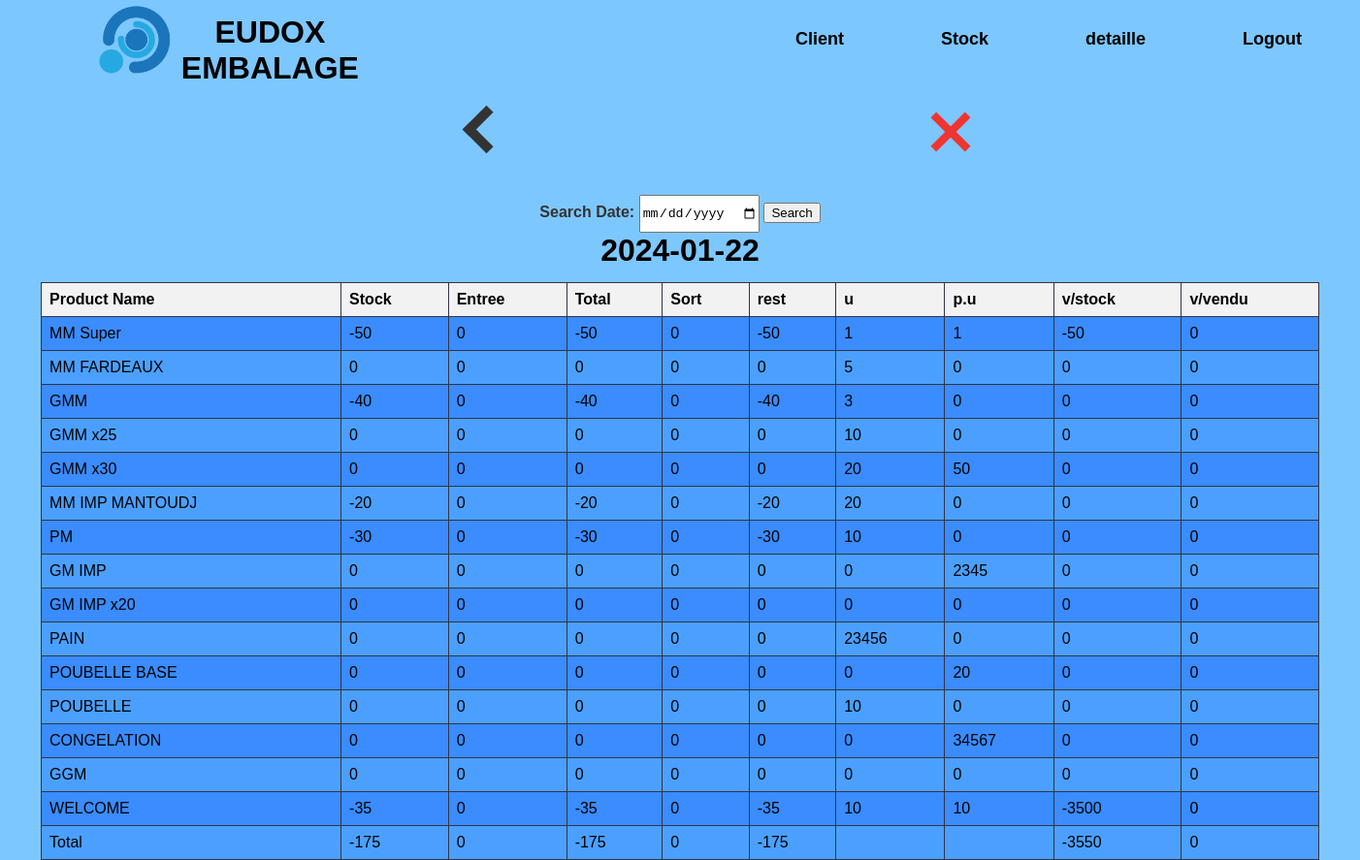
Screenshot of /stock/view with the database file from the repository.
### tables this page shows
CREATE TABLE stv (
        id INTEGER PRIMARY KEY AUTOINCREMENT,
        date TEXT NOT NULL,
        MM_super_st INTEGER NOT NULL,
        MM_super_e INTEGER NOT NULL,
        MM_super_so INTEGER NOT NULL,
        MM_Fardeaux_st INTEGER NOT NULL,
        MM_Fardeaux_e INTEGER NOT NULL,
        MM_Fardeaux_so INTEGER NOT NULL,
        GMM_st INTEGER NOT NULL,
        GMM_e INTEGER NOT NULL,
        GMM_so INTEGER NOT NULL,
        GMM_x25_st INTEGER NOT NULL,
        GMM_x25_e INTEGER NOT NULL,
        GMM_x25_so INTEGER NOT NULL,
        GMM_x30_st INTEGER NOT NULL,
        GMM_x30_e INTEGER NOT NULL,
        GMM_x30_so INTEGER NOT NULL,
        MM_IMP_MANTOUDJ_st INTEGER NOT NULL,
        MM_IMP_MANTOUDJ_e INTEGER NOT NULL,
        MM_IMP_MANTOUDJ_so INTEGER NOT NULL,
        PM_st INTEGER NOT NULL,
        PM_e INTEGER NOT NULL,
        PM_so INTEGER NOT NULL,
        GM_IMP_st INTEGER NOT NULL,
        GM_IMP_e INTEGER NOT NULL,
        GM_IMP_so INTEGER NOT NULL,
        GM_IMP_x20_st INTEGER NOT NULL,
        GM_IMP_x20_e INTEGER NOT NULL,
        GM_IMP_x20_so INTEGER NOT NULL,
        PAIN_st INTEGER NOT NULL,
        PAIN_e INTEGER NOT NULL,
        PAIN_so INTEGER NOT NULL,
        POUBELLE_BASE_st INTEGER NOT NULL,
        POUBELLE_BASE_e INTEGER NOT NULL,
        POUBELLE_BASE_so INTEGER NOT NULL,
        POUBELLE_st INTEGER NOT NULL,
        POUBELLE_e INTEGER NOT NULL,
        POUBELLE_so INTEGER NOT NULL,
        CONGELATION_st INTEGER NOT NULL,
        CONGELATION_e INTEGER NOT NULL,
        CONGELATION_so INTEGER NOT NULL,
        GGM_st INTEGER NOT NULL,
        GGM_e INTEGER NOT NULL,
        GGM_so INTEGER NOT NULL,
        WELCOME_st INTEGER NOT NULL,
        WELCOME_e INTEGER NOT NULL,
        WELCOME_so INTEGER NOT NULL
    );

CREATE TABLE upt (
        id INTEGER PRIMARY KEY AUTOINCREMENT,
        date TEXT NOT NULL,
        num INTEGER NOT NULL,
        u INTEGER NOT NULL,
        up INTEGER NOT NULL
    );

### app.py (the view)
@app.route('/stock/view', methods=['POST', 'GET'])
def view_stock():
    if request.method == 'POST':
        today_date = request.form.get('search_date', datetime.now().strftime("%Y-%m-%d"), None)
        if not today_date:
            today_date = datetime.now().strftime("%Y-%m-%d")
    else:
        today_date = datetime.now().strftime("%Y-%m-%d")
    conn = sqlite3.connect('form_data.db')
    cursor = conn.cursor()
    cursor.execute('SELECT * FROM stv WHERE date = ?', (today_date,))
    stock_data = cursor.fetchone()
    cursor.execute('SELECT u, up FROM upt WHERE date = ?', (today_date,))
    vals = cursor.fetchall()
    conn.close()
    product_names = ["MM Super", "MM FARDEAUX", "GMM", "GMM x25", "GMM x30", "MM IMP MANTOUDJ", "PM", "GM IMP", "GM IMP x20", "PAIN", "POUBELLE BASE", "POUBELLE", "CONGELATION", "GGM", "WELCOME"]
    total_stock = sum(stock_data[i * 3 + 2] for i in range(len(product_names)))
    total_entree = sum(stock_data[i * 3 + 3] for i in range(len(product_names)))
    total_sort = sum(stock_data[i * 3 + 4] for i in range(len(product_names)))
    total_rest = sum(stock_data[i * 3 + 2] + stock_data[i * 3 + 3] - stock_data[i * 3 + 4] for i in range(len(product_names)))
    total_v_stock = sum((stock_data[i * 3 + 2] + stock_data[i * 3 + 3] - stock_data[i * 3 + 4]) * vals[i][0] * vals[i][1] for i in range(len(product_names)))
    total_v_vendu = sum(stock_data[i * 3 + 4] * vals[i][0] * vals[i][1] for i in range(len(product_names)))
    return render_template('s_view.html', stock_data=stock_data, vals=vals, product_names=product_names, td=today_date,
                           total_stock=total_stock, total_entree=total_entree, total_sort=total_sort,
                           total_rest=total_rest, total_v_stock=total_v_stock, total_v_vendu=total_v_vendu)

### templates/s_view.html (shortened to what this page needs)
{% extends 'main.html' %}
{% block top %}
<a href="/stock" id="back"><div class="thick-arrow-left"></div></a>
<a href="/main" id="aclose"><div class="close"></div></a>
{% endblock %}
{% block bot %}
<form method="POST" action="/stock/view">
  <b><label for="search_date">Search Date:</label></b>
  <input type="date" id="search_date" name="search_date">
  <button type="submit">Search</button>
</form>
<h1>{{ stock_data[1] }}</h1>
<table>
  <tr>
    <th>Product Name</th>
    <th>Stock</th>
    <th>Entree</th>
    <th>Total</th>
    <th>Sort</th>
    <th>rest</th>
    <th>u</th>
    <th>p.u</th>
    <th>v/stock</th>
    <th>v/vendu</th>
  </tr>
  {% for i in range(15) %}
    <tr>
      <td>{{ product_names[i] }}</td>
      <td>{{ stock_data[i * 3 + 2] }}</td>
      <td>{{ stock_data[i * 3 + 3] }}</td>
      <td>{{ stock_data[i * 3 + 2] + stock_data[i * 3 + 3] }}</td>
      <td>{{ stock_data[i * 3 + 4] }}</td>
      <td>{{ stock_data[i * 3 + 2] + stock_data[i * 3 + 3] - stock_data[i * 3 + 4] }}</td>
      <td contenteditable="true" onblur="updateValue(this.innerText, {{ i }}, 0, '{{ stock_data[1] }}')">{{ vals[i][0] }}</td>
      <td contenteditable="true" onblur="updateValue(this.innerText, {{ i }}, 1, '{{ stock_data[1] }}')">{{ vals[i][1] }}</td>
      <td>{{ (stock_data[i * 3 + 2] + stock_data[i * 3 + 3] - stock_data[i * 3 + 4]) * vals[i][0] * vals[i][1] }}</td>
      <td>{{ stock_data[i * 3 + 4] * vals[i][0] * vals[i][1] }}</td>
    </tr>
  {% endfor %}
  <tr>
    <td>Total</td>
    <td>{{ total_stock }}</td>
    <td>{{ total_entree }}</td>
    <td>{{ total_stock + total_entree }}</td>
    <td>{{ total_sort }}</td>
    <td>{{ total_rest }}</td>
    <td></td>
    <td></td>
    <td>{{ total_v_stock }}</td>
    <td>{{ total_v_vendu }}</td>
  </tr>
</table>
{% endblock %}

### static/css/style.css (style rules this page uses)
body, h1, h2, h3, p, ul, li { margin: 0; padding: 0; }
body { font-family: Arial, sans-serif; background-color: #7dc7ff; }
a { color: inherit; text-decoration: none; }
#aclose { margin-left: 28vw; }
.thick-arrow-left { margin: 35px; width: 25px; height: 25px; border: 10px solid #333; border-left: 0; border-top: 0; transform: rotate(135deg); }
#back { margin-left: 32vw; }
.close { margin: 30px; background: #f03530; height: 50px; position: relative; width: 8px; transform: rotate(45deg); }
.close:after { background: #f03530; content: ""; height: 8px; left: -21px; position: absolute; top: 21px; width: 50px; }
.bot_side label { color: #333; }
.bot_side input { height: 35px; }

### templates/s_view.html (style rules this page uses)
table { border-collapse: collapse; width: 94%; margin: 3%; margin-top: 1%; }
th, td { border: 1px solid #333344; padding: 8px; text-align: left; }
th { background-color: #f2f2f2; }
tr:nth-child(even) td { background-color: #3a8cff; }
tr:nth-child(odd) td { background-color: #4ba0ff; }

### rows the page displays
stv: date "2024-01-22", MM_super_st "-50" "0" "-40" "0" "0" "-20" "-30" "0" "0" "0" "0" "0" "0" "0" "-35", MM_super_e "0" "0" "0" "0" "0" "0" "0" "0" "0" "0" "0" "0" "0" "0" "0", stock_data[i*3+2]+stock_data[i*3+3] "-50" "0" "-40" "0" "0" "-20" "-30" "0" "0" "0" "0" "0" "0" "0" "-35", MM_super_so "0" "0" "0" "0" "0" "0" "0" "0" "0" "0" "0" "0" "0" "0" "0", MM_super_st+MM_super_e+MM_super_so "-50" "0" "-40" "0" "0" "-20" "-30" "0" "0" "0" "0" "0" "0" "0" "-35", MM_super_st+MM_super_e+MM_super_so "-50" "0" "0" "0" "0" "0" "0" "0" "0" "0" "0" "0" "0" "0" "-3500", stock_data[i*3+4]*vals[i][0]*vals[i][1] "0" "0" "0" "0" "0" "0" "0" "0" "0" "0" "0" "0" "0" "0" "0"
upt: u "1", up "1"
upt: u "5", up "0"
upt: u "3", up "0"
upt: u "10", up "0"
upt: u "20", up "50"
upt: u "20", up "0"
upt: u "10", up "0"
upt: u "0", up "2345"
upt: u "0", up "0"
upt: u "23456", up "0"
upt: u "0", up "20"
upt: u "10", up "0"
upt: u "0", up "34567"
upt: u "0", up "0"
upt: u "10", up "10"

### other values shown
{{ product_names[i] }} "MM Super" "MM FARDEAUX" "GMM" "GMM x25" "GMM x30" "MM IMP MANTOUDJ" "PM" "GM IMP" "GM IMP x20" "PAIN" "POUBELLE BASE" "POUBELLE" "CONGELATION" "GGM" "WELCOME"
{{ total_stock }} "-175"
{{ total_entree }} "0"
{{ total_stock + total_entree }} "-175"
{{ total_sort }} "0"
{{ total_rest }} "-175"
{{ total_v_stock }} "-3550"
{{ total_v_vendu }} "0"
